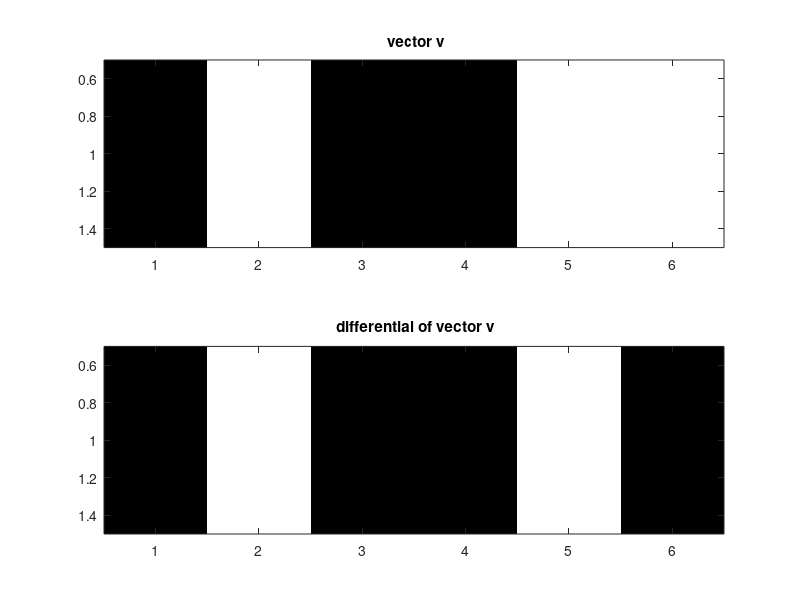

Recreate this plot in MATLAB. (Note: this script raises an error after producing the figure.)

%% part a & b
clear all
clc
close all

v=[-1;1;-1;-1;1;1];

w=  [1     0     0     0     0    -1;
-1     1     0     0     0     0;
0    -1     1     0     0     0;
0     0    -1     1     0     0;
0     0     0    -1     1     0;
0     0     0     0    -1     1];

v_dif=w*v;


subplot(211)
plot(v); grid on
title(' vector v');

subplot(212)
stem(v_dif,'linewidth',1.1) ; grid on; 
title(' differential of vector v')

%% part c
close all
clc

v_p=v+abs(v);
v_dp=logical(v_dif+abs(v_dif));

subplot(211)
imagesc(v');  colormap(gray)
title(' vector v');
subplot(212)
imagesc(v_dp');  colormap(gray)
title(' differential of vector v')

%%%%%%%%%%%%%%%%%%%%%%%%%%%%%%%%%%%%%%%%%%%%%
%%%%%%%%%%%%%%%%%%%%%%%%%%%%%%%%%%%%%%%%%%%%%
%%%%%%%%%%%%%%%%%%%%%%%%%%%%%%%%%%%%%%%%%%%%%
%% d
clear all
clc
close all

img=imread('zebra.jpg');
img_b=myimagebinary(img);  
subplot(121)
imshow(img)
subplot(122)
imshow(img_b)


%% e 
close all
clc

[m,n]=size(img_b);

W1=eye(n); W1(1,end)=-1;
tmp=-eye(n-1); tmp=[tmp; zeros(1,n-1);];
tmp=tmp'; tmp=[zeros(1,n); tmp];
W1=W1+tmp;


horizontal=[];
for i=[1:m]
   s=img_b(i,:);
   s=s';
   s_dif=W1*s;
   s_dif=s_dif';
   horizontal=[horizontal; s_dif];
   
end

%% f


W2=eye(m); W2(1,end)=-1;
tmp=-eye(m-1); tmp=[tmp; zeros(1,m-1);];
tmp=tmp'; tmp=[zeros(1,m); tmp];
W2=W2+tmp;


vertical=[];
for i=[1:n]
   s=img_b(:,i);
   s_dif=W2*s;
   vertical=[vertical s_dif];
end

%% g
close all
edge= sqrt(vertical.^2+horizontal.^2);
imshow(edge)



